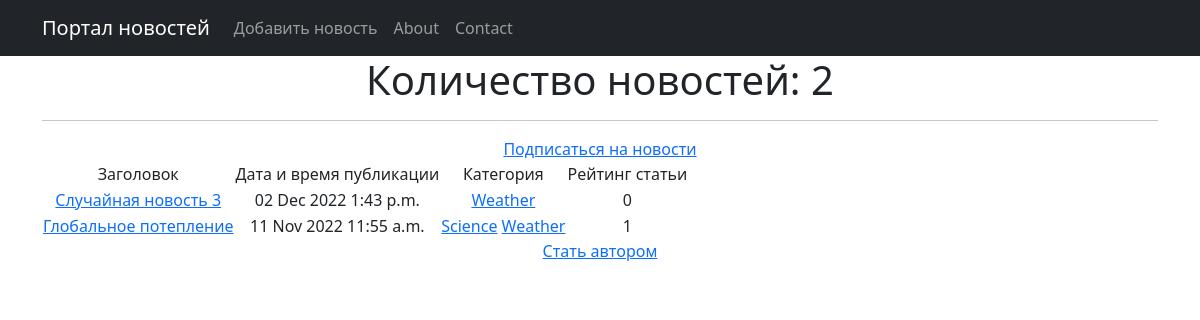
Page /post/category/3 on the earlier database version.
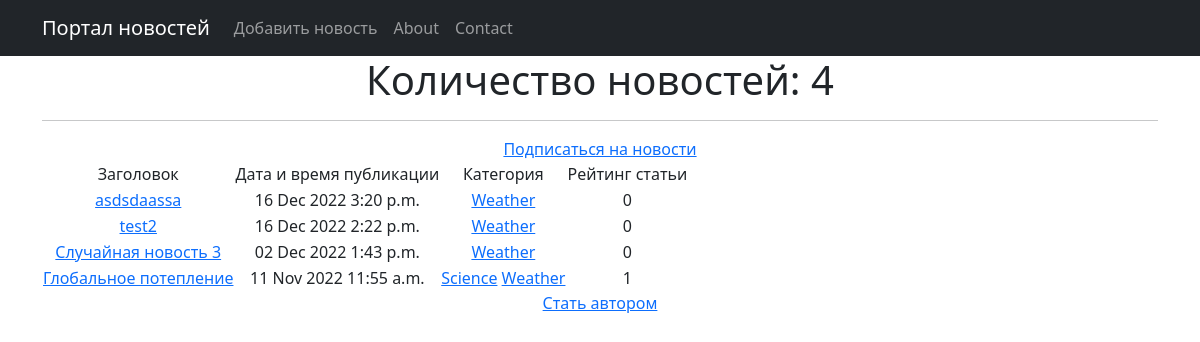
Same page on the later database version.
### news/models.py (models this page shows, shortened)
class Post(models.Model):
    author = models.ForeignKey(Author, on_delete=models.CASCADE, verbose_name='Автор')
    NEWS = 'NW'
    ARTICLE = 'AR'
    CATEGORY_CHOISES = (
        (NEWS, 'Новость'),
        (ARTICLE, 'Статья'),
    )
    categoryType = models.CharField(max_length=2, choices=CATEGORY_CHOISES, default=ARTICLE, verbose_name='Тип')
    dateCreation = models.DateTimeField(auto_now_add=True, verbose_name='Дата публикации')
    postCategory = models.ManyToManyField(Category, through='PostCategory', verbose_name='Категория')
    title = models.CharField(max_length=128, verbose_name='Заголовок')
    text = models.TextField(verbose_name='Содержание')
    rating = models.SmallIntegerField(default=0, verbose_name='Рейтинг')

class Category(models.Model):
    name = models.CharField(max_length=64, unique=True, verbose_name='Категория')
    subscribers = models.ManyToManyField(User, related_name='categories')
    class Meta:
        verbose_name = 'Категория'
        verbose_name_plural = 'Категории'

### news/views.py (the view)
# urls.py: path('category/<int:pk>', CatListView.as_view(), name='category_list'),
class CatListView(ListView):
    model = Post
    template_name = 'news/category_list.html'
    context_object_name = 'category_list'
    def get_queryset(self):
        self.category = get_object_or_404(Category, id=self.kwargs['pk'])
        queryset = Post.objects.filter(postCategory=self.category).order_by('-dateCreation')
        return queryset
    def get_context_data(self, **kwargs):
        context = super().get_context_data(**kwargs)
        context['is_not_subscriber'] = self.request.user not in self.category.subscribers.all()
        context['category'] = self.category
        return context

### templates/news/category_list.html (shortened to what this page needs)
{% extends 'flatpages/default.html' %}
{% block content %}
    <h1>Количество новостей: {{ category_list|length }} </h1>
    <hr>
{% if is_not_subscriber %}
    <a href="{% url 'subscribe' category.id %}">Подписаться на новости</a> <br>
{% endif %}
    {% if category_list %}
        <table>
            <tr>
                <td>
                    Заголовок
                </td>
                <td>
                    Дата и время публикации
                </td>
                <td>
                    Категория
                </td>
                <td>
                    Рейтинг статьи
                </td>
            </tr>
        {% for post in category_list %}
            <tr>
                <td>
                    <a href="{% url 'post' post.id %}">{{ post.title|truncatewords:30 }}</a>
                </td>
                <td>
                    {{ post.dateCreation|date:'d M Y' }}
                    {{ post.dateCreation|time }}
                </td>
                <td>
                    {% for cat in post.postCategory.all %}
                    <a href="{% url 'category_list' cat.id %}">{{ cat.name }}</a>
                    {% endfor %}
                </td>
                <td>
                    {{ post.rating }}
                </td>
            </tr>
        {% endfor %}
        </table>
    {% else %}
        <h2>Новостей нет!</h2>
    {% endif %}
    <a href="{% url 'create_author' %}">Стать автором</a> <br>
{% endblock content %}

Differences in the rows shown:
added Post: title "asdsdaassa", dateCreation "16 Dec 2022", dateCreation "3:20 p.m.", rating "0", Category (name "Weather")
added Post: title "test2", dateCreation "16 Dec 2022", dateCreation "2:22 p.m.", rating "0", Category (name "Weather")
Other differences:
{{ category_list|length }}: "2" → "4"
